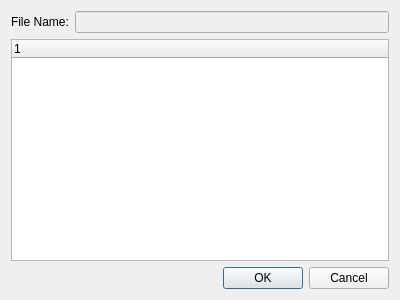
<?xml version="1.0" encoding="UTF-8"?>
<ui version="4.0">
 <class>NSABUtils::CSetMKVTags</class>
 <widget class="QDialog" name="NSABUtils::CSetMKVTags">
  <property name="geometry">
   <rect>
    <x>0</x>
    <y>0</y>
    <width>400</width>
    <height>300</height>
   </rect>
  </property>
  <property name="windowTitle">
   <string>Set Tags</string>
  </property>
  <layout class="QFormLayout" name="formLayout">
   <item row="0" column="0">
    <widget class="QLabel" name="label">
     <property name="text">
      <string>File Name:</string>
     </property>
    </widget>
   </item>
   <item row="0" column="1">
    <widget class="QLineEdit" name="fileName">
     <property name="enabled">
      <bool>false</bool>
     </property>
     <property name="readOnly">
      <bool>true</bool>
     </property>
    </widget>
   </item>
   <item row="1" column="0" colspan="2">
    <widget class="QTreeWidget" name="tags">
     <column>
      <property name="text">
       <string notr="true">1</string>
      </property>
     </column>
    </widget>
   </item>
   <item row="2" column="0" colspan="2">
    <widget class="QDialogButtonBox" name="buttonBox">
     <property name="orientation">
      <enum>Qt::Horizontal</enum>
     </property>
     <property name="standardButtons">
      <set>QDialogButtonBox::Cancel|QDialogButtonBox::Ok</set>
     </property>
    </widget>
   </item>
  </layout>
 </widget>
 <resources/>
 <connections>
  <connection>
   <sender>buttonBox</sender>
   <signal>accepted()</signal>
   <receiver>NSABUtils::CSetMKVTags</receiver>
   <slot>accept()</slot>
   <hints>
    <hint type="sourcelabel">
     <x>248</x>
     <y>254</y>
    </hint>
    <hint type="destinationlabel">
     <x>157</x>
     <y>274</y>
    </hint>
   </hints>
  </connection>
  <connection>
   <sender>buttonBox</sender>
   <signal>rejected()</signal>
   <receiver>NSABUtils::CSetMKVTags</receiver>
   <slot>reject()</slot>
   <hints>
    <hint type="sourcelabel">
     <x>316</x>
     <y>260</y>
    </hint>
    <hint type="destinationlabel">
     <x>286</x>
     <y>274</y>
    </hint>
   </hints>
  </connection>
 </connections>
</ui>
